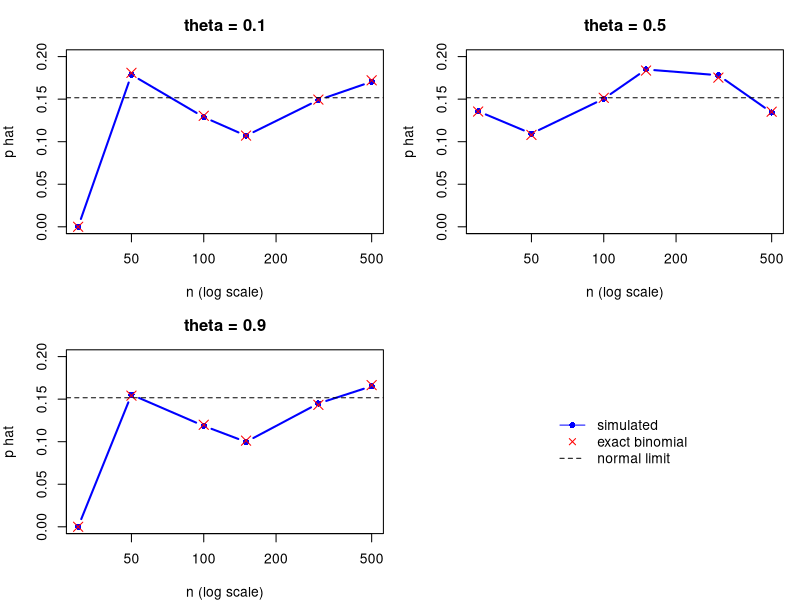

Reproduce this figure in R.
# HW1 - Problem 1.3
# de Moivre-Laplace: W = (S - n*theta)/sqrt(n*theta*(1-theta)) -> N(0,1)
# so P(-0.5 <= W <= -0.1) -> pnorm(-0.1) - pnorm(-0.5)

set.seed(47)
ns <- c(30, 50, 100, 150, 300, 500)
thetas <- c(0.1, 0.5, 0.9)
N <- 1e5

target <- pnorm(-0.1) - pnorm(-0.5)
target

p_hat <- matrix(NA, length(ns), length(thetas), dimnames = list(ns, thetas))
p_true <- p_hat   # exact value with the binomial, just to compare

for (j in 1:length(thetas)) {
  for (i in 1:length(ns)) {
    n <- ns[i]
    theta <- thetas[j]
    S <- rbinom(N, n, theta)
    W <- (S - n*theta) / sqrt(n*theta*(1-theta))
    p_hat[i, j] <- mean(W >= -0.5 & W <= -0.1)

    s <- 0:n
    w <- (s - n*theta) / sqrt(n*theta*(1-theta))
    p_true[i, j] <- sum(dbinom(s[w >= -0.5 & w <= -0.1], n, theta))
  }
}

round(p_hat, 4)
round(p_true, 4)

par(mfrow = c(2, 2), mar = c(4, 4, 3, 1))
for (j in 1:length(thetas)) {
  plot(ns, p_hat[, j], type = "b", pch = 16, col = "blue", lwd = 2,
       ylim = c(0, 0.2), log = "x", xlab = "n (log scale)", ylab = "p hat",
       main = paste("theta =", thetas[j]))
  points(ns, p_true[, j], pch = 4, col = "red", cex = 1.5)
  abline(h = target, lty = 2)
}
plot.new()
legend("center", c("simulated", "exact binomial", "normal limit"),
       col = c("blue", "red", "black"), pch = c(16, 4, NA),
       lty = c(1, NA, 2), bty = "n")

# n = 30, theta = 0.1: no integer s gives W in [-0.5, -0.1]
3 + c(-0.5, -0.1) * sqrt(30*0.1*0.9)
